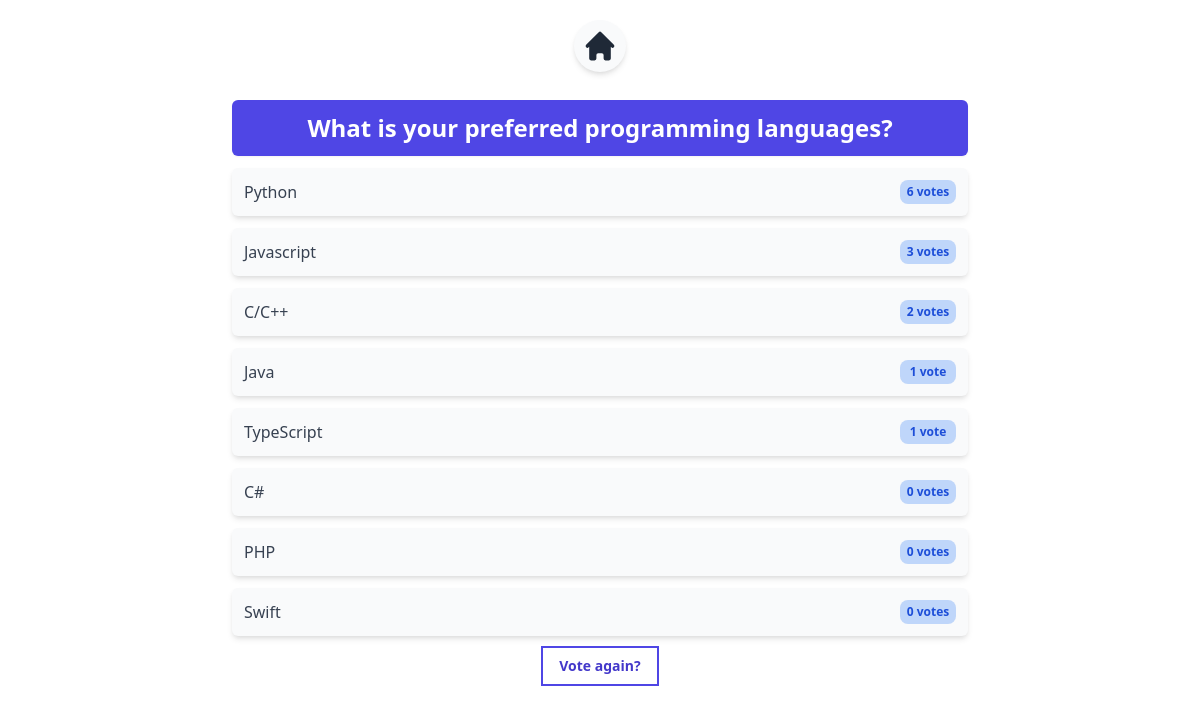
The app's page /2/results/ with its own data.
### polls/models.py (models this page shows, shortened)
class Question(models.Model):
    question_text = models.CharField(max_length=200)
    pub_date = models.DateTimeField('date published')

class Choice(models.Model):
    question = models.ForeignKey(Question, on_delete=models.CASCADE)
    choice_text = models.CharField(max_length=200)
    votes = models.IntegerField(default=0)
    class Meta:
        ordering = ['-votes']

### polls/views.py (the view)
# urls.py: path('<int:pk>/results/', views.ResultView.as_view(), name="results"),
class ResultView(generic.DetailView):
    model = Question
    template_name = "polls/results.html"

### polls/templates/polls/results.html (shortened to what this page needs)
{% extends 'polls/base.html' %} {% block content %}
<section class="mb-5 mt-2 flex flex-col space-y-3 pb-2">
  <h1
    class="
      bg-indigo-600
      text-2xl
      rounded-md
      shadow-sm
      text-white
      p-3
      text-center
      font-bold
    "
  >
    {{ question.question_text }}
  </h1>
  {% for choice in question.choice_set.all %}
  <div
    class="
      bg-gray-50
      rounded-md
      shadow-md
      text-gray-700
      font-medium
      p-3
      hover:bg-blue-50
      cursor-pointer
      flex
      items-center
      justify-between
    "
  >
    <h2>{{ choice.choice_text }}</h2>
    <h2
      class="
        bg-blue-500 bg-opacity-30
        text-blue-700
        font-bold
        text-xs
        p-1
        rounded-lg
        w-14
        text-center
      "
    >
      {{ choice.votes }} vote{{choice.votes|pluralize}}
    </h2>
  </div>
  {% endfor %}
  <a
    class="
      block
      text-center text-indigo-700
      font-bold
      px-4
      py-2
      max-w-max
      text-sm
      ring-indigo-600 ring-2
      self-center
      hover:bg-blue-50
    "
    href="{% url 'polls:detail' question.id %}"
    >Vote again?</a
  >
  {% endblock content %}

### records on screen
Question: question_text "What is your preferred programming languages?"
Choice: choice_text "Python", votes "6"
Choice: choice_text "Javascript", votes "3"
Choice: choice_text "C/C++", votes "2"
Choice: choice_text "Java", votes "1"
Choice: choice_text "TypeScript", votes "1"
Choice: choice_text "C#", votes "0"
Choice: choice_text "PHP", votes "0"
Choice: choice_text "Swift", votes "0"
